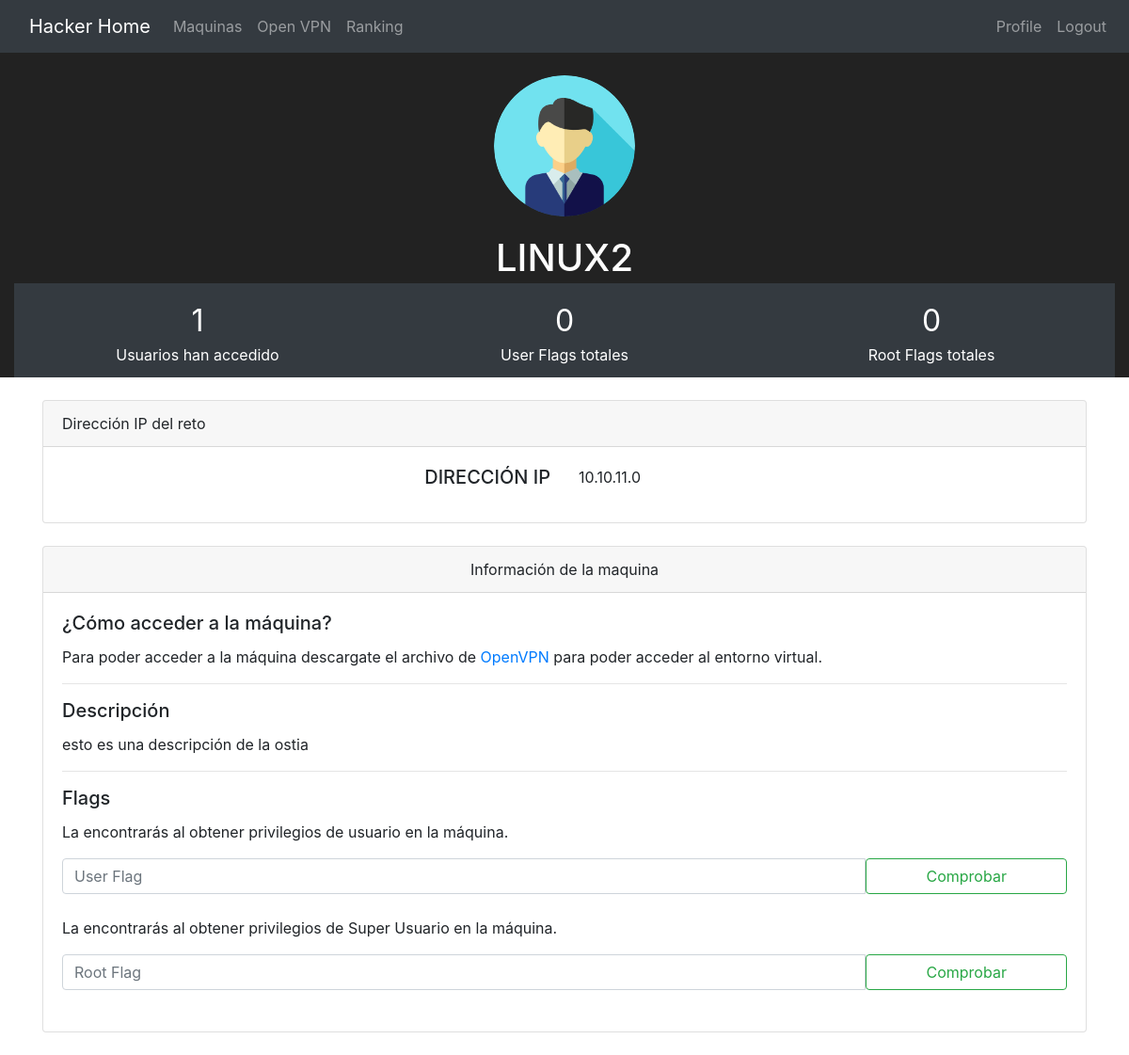
/maquinas/linux2 (signed in), run on an earlier commit of the app's database.
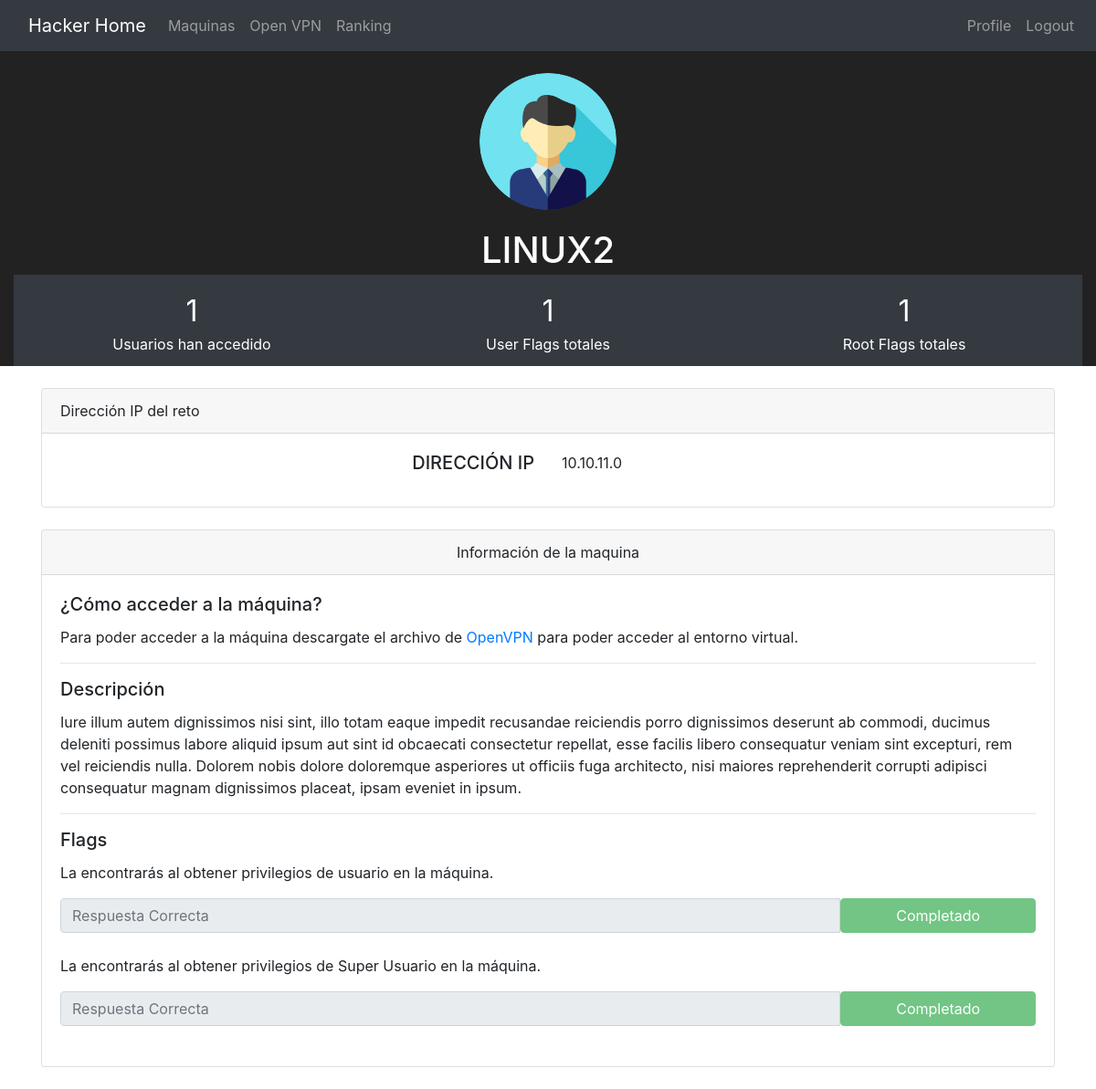
And on a later commit of the database.
### accounts/models.py (models this page shows, shortened)
class Maquina(models.Model):
    ESTADO = (
        ('Encendida', 'Apagada'),
    )
    nombre_maquina = models.CharField(max_length=30, null=True, unique=True)
    estado = models.CharField(max_length=30, null=True, choices = ESTADO)
    categoria = models.CharField(max_length=30, null=True)
    descripcion = models.CharField(max_length=200, null=True)
    ip = models.GenericIPAddressField(null = True)
    dia_creada = models.DateTimeField(auto_now_add=True, null=True)
    user_flag = models.CharField(max_length=30,null=True)
    root_flag = models.CharField(max_length=30, null=True)
    image_machine = models.ImageField(default='linuxLogo.png')

### accounts/views.py (the view, shortened to what this page needs)
# urls.py: path('maquinas/', views.maquinas, name="maquinas"),
@login_required(login_url='login')
def maquinas(request, nombre_maquina_url=None):
    maquinas = Maquina.objects.all()
    current_user = request.user
    alumnoBD = Alumno.objects.get(user=current_user)
    lista_vacia = []
    individualUserFlag = False
    individualRootFlag= False
    individualCompleted= False
    if nombre_maquina_url != None: #si se le pasa como argumento el nombre de la maquina
        maquina_individual = Maquina.objects.get(nombre_maquina=nombre_maquina_url) 	#esto quiere decir que a la url se le pasa la clave primaria de la maquina
        usersInside = Acceso.objects.filter(maquinaA=maquina_individual).count() #usuarios que han accedido a la maquina
        usersUserFlag = Acceso.objects.filter(maquinaA=maquina_individual, user_flag=True).count() #usuario que ha accedido a la maquina y que está loggeado
        usersRootFlag = Acceso.objects.filter(maquinaA=maquina_individual, root_flag=True).count() #usuario que ha accedido a la maquina y que es root
        if Acceso.objects.filter(alumnoA=current_user, maquinaA=maquina_individual).exists(): #esto lo hacemos para evitar errores
            acceso = Acceso.objects.get(alumnoA=current_user, maquinaA=maquina_individual)
        else:
            pass
        if Acceso.objects.filter(alumnoA=current_user, maquinaA=maquina_individual).exists():
            acceso = Acceso.objects.get(alumnoA=current_user, maquinaA=maquina_individual)
            individualUserFlag = acceso.user_flag # le pasamos la user_flag y root_flag del usuario para comprobar si la ha completado ya o no
            individualRootFlag = acceso.root_flag
            individualCompleted = acceso.completed #le pasamos el valor completed del usuario para comprobar si ha completado ya o no la maquina
        else:
            pass
        context = {'lista_maquinas':lista_vacia, 'maquina_individual':maquina_individual, 'usersInside':usersInside, 'usersUserFlag':usersUserFlag, 'usersRootFlag':usersRootFlag, 'individualUserFlag':individualUserFlag, 'individualRootFlag':individualRootFlag, 'individualCompleted':individualCompleted}
        render(request, 'accounts/maquinas.html',context)
    else: #si no se le pasa ninguna maquina se muestran todas las maquinas
        context = {'lista_maquinas':maquinas} 						#este es el diccionario que le pasamos a la url
    return render(request, 'accounts/maquinas.html',context)

### accounts/models.py (called while the page is built)
    def accesed_machines(self):
        machines_ids = Acceso.objects.filter(alumnoA=self.user).values_list('maquinaA', flat=True)
        return Maquina.objects.filter(id__in=machines_ids)

### accounts/templates/accounts/maquinas.html (shortened to what this page needs)
{%  extends 'accounts/main.html' %}
{% load static %}
{% block content %}
    {% if lista_maquinas %}
    <br>
        <main role="main" class="container">
            <div class="row">
                <div class="col">
                    <div class="row">
                        <div class="col-md">
                            <br/>
                            <table class="table align-middle mb-0 bg-white">
                                <thead class="bg-light">
                                    <tr>
                                        <th>Máquina</th>
                                        <th>Categoría</th>
                                        <th>Dirección IP</th>
                                        <th>Estado</th>
                                    </tr>
                                </thread>
                                <tbody>
                                        {% for i in lista_maquinas %}
                                            <tr>
                                                <td>
                                                <div class="d-flex align-items-center">
                                                    <img src="{{i.image_machine.url}}" alt="" style="width: 45px; height: 45px" class="rounded-circle"/>
                                                    <div class="ms-3">
                                                    <a href="{% url 'maquinas' i.nombre_maquina %}" class="fw-normal mb-1" style="margin-left:5px" > {{i.nombre_maquina}} </a>
                                                    </div>
                                                </div>
                                                </td>
                                                <td>
                                                <p class="fw-normal mb-1">{{i.categoria}}</p>
                                                </td>
                                                <td>{{i.ip}}</td>
                                                <td>
                                                    <span class="badge badge-success rounded-pill d-inline">Activa</span>
                                                </td>
                                            </tr>
                                        {% endfor %}
                                    </tbody>
                            </table>
                        </div>
                    </div>
                </div>
            </div>
        </main>
     {% else %}  {% comment %} Esto se muestra si estas en maquinas/UNAMAQUINA {% endcomment %}
        <div class="container-fluid p-4" id="rowTop">
            <img src="{{maquina_individual.image_machine.url}}"  height=150px width=150px class="rounded-circle" id="machinePhotho"/>
        </div>
        <div class="container-fluid p-4" id="rowMiddle">
            <p class="h1 text-center text-white" > {{maquina_individual.nombre_maquina|upper}} </p>
        </div>
        <div class="container-fluid" id="rowDown">
            <div class="container-fluid border-top-0" id="barraNoti">
                <div class="row text-center">
                    <div class="col p-3  text-white text-center" id="barraNoti">
                        <div class="size-30 bold" id="numberTop">{{usersInside}}</div>
                        <div class="size-16 faded">Usuarios han accedido</div>
                    </div>
                    <div class="col p-3  text-white text-center" id="barraNoti">
                        <div class="size-30 bold" id="numberTop">{{usersUserFlag}}</div>
                        <div class="size-16 faded">User Flags totales</div>
                    </div>
                    <div class="col p-3  text-white text-center" id="barraNoti">
                        <div class="size-30 bold" id="numberTop">{{usersRootFlag}}</div>
                        <div class="size-16 faded">Root Flags totales</div>
                    </div>
                  </div>
            </div>
        </div>
        {% if maquina_individual not in request.user.alumno.accesed_machines %} {% comment %} Esto se muestra si NO has entrado en la máquina  {% endcomment %}
            <br/>
            <div class="container" >
                <div class="card">
                    <div class="card-body">
                        <h5 class="card-title">Descripción</h5>
                        <p class="card-text">{{maquina_individual.descripcion}}</p>
                        <a href="{% url 'access_to_machine' maquina_individual.nombre_maquina %}" class="btn btn-primary">Acceder a la maquina</a>
                    </div>
                </div>
            </div>
        {% elif maquina_individual in request.user.alumno.accesed_machines %} {% comment %} Esto se muestra SI ya has entrado en la máquina  {% endcomment %}
            <br/>
            <div class="container" >
                <div class="card">
                    <div class="card-header">
                      Dirección IP del reto
                    </div>
                    <div class="card-body">
                        <div class="row">
                            <div class="col-md-6">
                                <h5 class="card-title text-right">DIRECCIÓN IP</h5>
                            </div>
                            <div class="col-md-6">
                                <p class="text-center-bold ">{{maquina_individual.ip}}</p>
                            </div>
                        </div>
                    </div>
                </div>
                <div class="card">
                    <div class="card-header text-center">
                        Información de la maquina
                    </div>
                    <div class="card-body">
                        <form action="" method="POST">
                            <h5 class="card-title">¿Cómo acceder a la máquina?</h5>
                            <p class="card-text">Para poder acceder a la máquina descargate el archivo de <a href="{% url 'openvpn' %}" class="text-decoration-none">OpenVPN</a> para poder acceder al entorno virtual.</p>
                            <hr>
                            <h5 class="card-title">Descripción</h5>
                            <p class="card-text">{{maquina_individual.descripcion}}</p>
                            <hr>
                            <h5 class="card-title">Flags</h5>
                            <p class="card-text">La encontrarás al obtener privilegios de usuario en la máquina.</p>
                            {% if individualUserFlag is False %}    {% comment %}  Comprobamos si el usuario ha averiguado ya la flag {% endcomment %}
                                <div class="input-group mb-4">
                                    <input type="text" name="flagUserInput" class="form-control" placeholder="User Flag" >
                                    <button class="btn btn-outline-success" type="submit"  style="width:20%;">  Comprobar  </button>
                                </div>
                            {% else %}
                                <div class="input-group mb-4">
                                    <input type="text" name="flagRootInput" class="form-control" placeholder="Respuesta Correcta" disabled>
                                    <button class="btn btn-outline-success" type="submit"  style="width:20%; background-color:#28a745; color: #fff;" disabled>  Completado  </button>
                                </div>
                            {% endif %}
                            <p class="card-text">La encontrarás al obtener privilegios de Super Usuario en la máquina.</p>
                            {% if individualRootFlag is False %} {% comment %}  Comprobamos si el usuario ha averiguado ya la flag {% endcomment %}
                                <div class="input-group mb-4">
                                    <input type="text" name="flagRootInput" class="form-control" placeholder="Root Flag" >
                                    <button class="btn btn-outline-success" type="submit"  style="width:20%;">  Comprobar  </button>
                                </div>
                            {% else %}
                                <div class="input-group mb-4">
                                    <input type="text" name="flagRootInput" class="form-control" placeholder="Respuesta Correcta" disabled>
                                    <button class="btn btn-outline-success" type="submit"  style="width:20%; background-color:#28a745; color: #fff;" disabled>  Completado  </button>
                                </div>
                            {% endif %}
                        </form>
                    </div>
                </div>
                <br/>
            </div>
        {% endif %}
        {% endif %}
{% endblock content %}

### accounts/templates/accounts/main.html (shortened to what this page needs)
{% load static %}
<!DOCTYPE html>
<html>
<head>
	<link rel="stylesheet" href="https://stackpath.bootstrapcdn.com/bootstrap/4.3.1/css/bootstrap.min.css">
	<link rel="stylesheet" type="text/css" href="{% static '/css/main.css' %}">
    <link rel="stylesheet" type="text/css" href="{% static '/css/maquinas.css' %}">
    <link rel="stylesheet" type="text/css" href="{% static '/css/openvpn.css' %}">
	<nav class="navbar navbar-expand-lg navbar-dark bg-dark" >
		<div class="container-fluid">
			<a class="navbar-brand" href="/dashboard"> Hacker Home</a>
			<div class="collapse navbar-collapse" id="navbarToggle">
				<div class="navbar-nav">
					<a class="nav-item nav-link" aria-current="page" href="/maquinas">Maquinas</a>
					<a class="nav-item nav-link" aria-current="page" href="/openvpn">Open VPN</a>
					<a class="nav-item nav-link" aria-current="page" href="/ranking">Ranking</a>
				</div>
		  	</div>
		</div>
		<div class="navbar-nav">
			{% if user.is_authenticated %}
			  <a class="nav-item nav-link" href="{% url 'profile' %}">Profile</a>
			  <a class="nav-item nav-link" href="{% url 'logout' %}">Logout</a>
			{% else %}
			  <a class="nav-item nav-link" href="{% url 'login' %}">Login</a>
			  <a class="nav-item nav-link" href="{% url 'register' %}">Registrarse</a>
			{% endif %}
		</div>
	</nav>
</head>
<body>
				{% block content %}
				{% endblock %}
</body>
</html>

### static/css/maquinas.css (style rules this page uses)
#rowTop { background-color: rgb(34, 34, 34); height: 170px; }
#machinePhotho { display: block; margin-left: auto; margin-right: auto; }
#rowMiddle { background-color: rgb(34, 34, 34); height: 75px; }
#rowDown { background-color: rgb(34, 34, 34); height: 100px; }
#barraNoti { background-color: #343a40; height: 100px; }
#numberTop { font-size: 200%; }

What changed in the data, as far as the page shows it:
changed Maquina "LINUX2": descripcion "esto es una descripción de la ostia" → "Iure illum autem dignissimos nisi sint, illo totam eaque impedit recusandae reiciendis porro dignissimos deserunt ab commodi, ducimus deleniti possimus labore aliquid ipsum aut sint id obcaecati consectetur repellat, esse facilis libero consequatur veniam sint excepturi, rem vel reiciendis nulla. Dolorem nobis dolore doloremque asperiores ut officiis fuga architecto, nisi maiores reprehenderit corrupti adipisci consequatur magnam dignissimos placeat, ipsam eveniet in ipsum."
Also different on the page:
{{ usersUserFlag }}: "0" → "1"
{{ usersRootFlag }}: "0" → "1"
text no longer shown: "Comprobar Comprobar"
text now shown: "Completado Completado"
